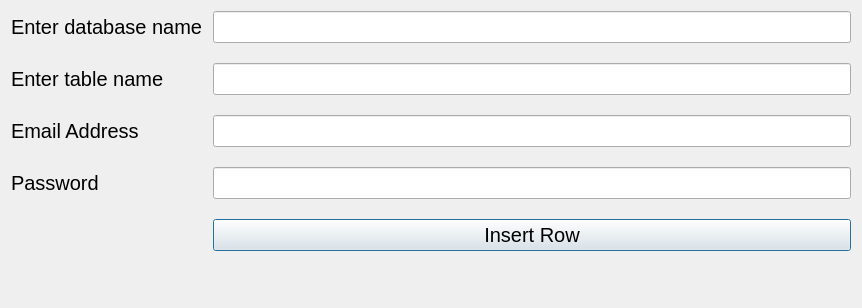
<?xml version="1.0" encoding="UTF-8"?>
<ui version="4.0">
 <class>Dialog</class>
 <widget class="QDialog" name="Dialog">
  <property name="geometry">
   <rect>
    <x>0</x>
    <y>0</y>
    <width>862</width>
    <height>308</height>
   </rect>
  </property>
  <property name="windowTitle">
   <string>Dialog</string>
  </property>
  <layout class="QGridLayout" name="gridLayout" rowstretch="1,1,1,1,1,1,0" columnstretch="0,0">
   <property name="horizontalSpacing">
    <number>10</number>
   </property>
   <property name="verticalSpacing">
    <number>20</number>
   </property>
   <item row="1" column="0">
    <widget class="QLabel" name="label_2">
     <property name="font">
      <font>
       <family>MS Sans Serif</family>
       <pointsize>15</pointsize>
      </font>
     </property>
     <property name="text">
      <string>Enter table name</string>
     </property>
    </widget>
   </item>
   <item row="0" column="1">
    <widget class="QLineEdit" name="lineEditDBName">
     <property name="font">
      <font>
       <family>MS Sans Serif</family>
       <pointsize>15</pointsize>
      </font>
     </property>
    </widget>
   </item>
   <item row="3" column="0">
    <widget class="QLabel" name="label_4">
     <property name="font">
      <font>
       <family>MS Sans Serif</family>
       <pointsize>15</pointsize>
      </font>
     </property>
     <property name="text">
      <string>Password</string>
     </property>
    </widget>
   </item>
   <item row="6" column="0" colspan="2">
    <widget class="QLabel" name="labelResponse">
     <property name="font">
      <font>
       <family>MS Sans Serif</family>
       <pointsize>15</pointsize>
      </font>
     </property>
     <property name="text">
      <string/>
     </property>
     <property name="margin">
      <number>10</number>
     </property>
    </widget>
   </item>
   <item row="4" column="1">
    <widget class="QPushButton" name="pushButtonInsertRow">
     <property name="font">
      <font>
       <family>MS Sans Serif</family>
       <pointsize>15</pointsize>
      </font>
     </property>
     <property name="text">
      <string>Insert Row</string>
     </property>
    </widget>
   </item>
   <item row="1" column="1">
    <widget class="QLineEdit" name="lineEditTableName">
     <property name="font">
      <font>
       <family>MS Sans Serif</family>
       <pointsize>15</pointsize>
      </font>
     </property>
    </widget>
   </item>
   <item row="2" column="0">
    <widget class="QLabel" name="label_3">
     <property name="font">
      <font>
       <family>MS Sans Serif</family>
       <pointsize>15</pointsize>
      </font>
     </property>
     <property name="text">
      <string>Email Address</string>
     </property>
    </widget>
   </item>
   <item row="3" column="1">
    <widget class="QLineEdit" name="lineEditPassword">
     <property name="font">
      <font>
       <family>MS Sans Serif</family>
       <pointsize>15</pointsize>
      </font>
     </property>
     <property name="echoMode">
      <enum>QLineEdit::Password</enum>
     </property>
    </widget>
   </item>
   <item row="2" column="1">
    <widget class="QLineEdit" name="lineEditEmailAddress">
     <property name="font">
      <font>
       <family>MS Sans Serif</family>
       <pointsize>15</pointsize>
      </font>
     </property>
    </widget>
   </item>
   <item row="0" column="0">
    <widget class="QLabel" name="label">
     <property name="font">
      <font>
       <family>MS Sans Serif</family>
       <pointsize>15</pointsize>
      </font>
     </property>
     <property name="text">
      <string>Enter database name</string>
     </property>
    </widget>
   </item>
  </layout>
 </widget>
 <resources/>
 <connections/>
</ui>
